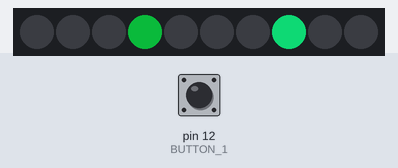
Bench run of a sketch on a simulated Arduino Uno, built with avr-gcc and run on an emulated ATmega328P. Shown: 10 RGB LEDs in strip order, left to right. Inputs (shaded band) come from the test bench; at power-on: pin 12 (BUTTON_1) HIGH. Dim RGB values are drawn brighter than linear; random numbers use the default seed unless the sketch sets one.

Above: at 1.2 s.
1.3 s: pin 12 (BUTTON_1) pulled LOW for 0.15 s
2.0 s: pin 12 (BUTTON_1) pulled LOW for 1 s
At 2.49 s:
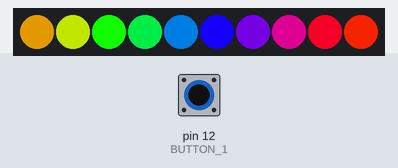
3.6 s: pin 12 (BUTTON_1) pulled LOW for 0.15 s
4.3 s: pin 12 (BUTTON_1) pulled LOW for 3.2 s
At 4.9 s:
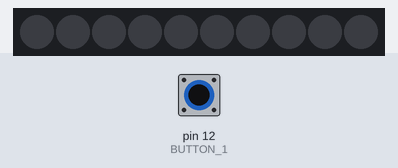
9.0 s: pin 12 (BUTTON_1) pulled LOW for 1 s
At 10.16 s:
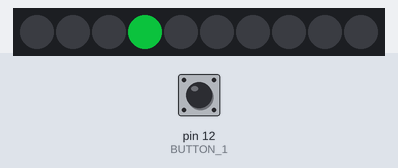
10.6 s: pin 12 (BUTTON_1) pulled LOW for 0.15 s
At 11.4 s:
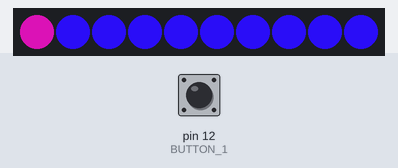

The sketch:

main.ino
```cpp
#include <FastLED.h>
#include <time.h>
#include <ezButton.h>

#define DATA_PIN 14
#define NUM_LEDS 10  // LED count

#define DELAY_COLOR_CHASE 45
#define DELAY_RAINBOW 15
#define DELAY_RAINBOW_CHASE 45
#define DELAY_SPARKS_FLICKER 30
#define LED_SPARKS_SPEED 0.98

#define BUTTON_1 12
#define DEBOUNCE_TIME 50
ezButton button_1(BUTTON_1);

CRGB leds[NUM_LEDS];
int index_colors = 0;

// color palettes
CHSV colors[3] = { CHSV(128, 200, 255), CHSV(117, 200, 255), CHSV(122, 200, 255) };
CHSV colors_2[3] = { CHSV(128, 200, 255), CHSV(171, 200, 255), CHSV(213, 200, 255) };

enum Modes { OFF,
             FLICKER,
             COLOR_CHASE,
             RAINBOW,
             RAINBOW_CHASE,
             NUM_MODES };
int currentMode = FLICKER;

unsigned long current_Mills = 0;
unsigned long previous_Mills;

void setup() {;
  button_1.setDebounceTime(DEBOUNCE_TIME);
  FastLED.addLeds<WS2812B, DATA_PIN, GRB>(leds, NUM_LEDS);
  srand(time(NULL));
  Serial.begin(9600);
}

// spark
struct Spark {
  int led_index;
  CHSV color;
  bool active;
};
Spark sparks[2];

void setup_sparks() {
  for (auto &spark : sparks) {
    spark.active = false;
    spark.color = CHSV(0, 0, 0);
  }
}

void led_sparks(int FLICKER_DELAY, float speed) {
  static bool initialized = false;
  if (!initialized) {
    setup_sparks();
    initialized = true;
  }

  fill_solid(leds, NUM_LEDS, 0x000000);

  bool needs_new_sparks = true;
  for (auto &spark : sparks) {
    if (spark.active) {
      int flicker = random(-20, 25);
      spark.color.value = constrain(spark.color.value + flicker, 0, 255);

      spark.color.value *= speed;

      if (spark.color.value > 5) {
        leds[spark.led_index] = spark.color;
        needs_new_sparks = false;
      } else {
        spark.active = false;
      }
    }
  }

  if (needs_new_sparks) {
    for (auto &spark : sparks) {
      spark.led_index = random(NUM_LEDS);
      spark.color = colors[index_colors];
      spark.color.value = 200 + random(55);
      spark.active = true;

      index_colors++;
      if (index_colors > 2)
        index_colors = 0;

      for (const auto &other : sparks) {
        if (&spark != &other && spark.led_index == other.led_index) {
          spark.led_index = (spark.led_index + 1) % NUM_LEDS;
        }
      }
    }
  }

  FastLED.show();
  delay(FLICKER_DELAY);
}

// color chase
void led_color_chase(int DELAY) {
  static int color_chase_index = 0;
  current_Mills = millis();
  if (current_Mills - previous_Mills > (unsigned long)DELAY) {
    previous_Mills = current_Mills;
    leds[color_chase_index] = colors_2[index_colors];
    FastLED.show();
    color_chase_index = (color_chase_index + 1) % NUM_LEDS;
    if (color_chase_index == 0) {
      index_colors++;
      if (index_colors > 2)
        index_colors = 0;
    }
  }
}

// rainbow
void led_rainbow(int DELAY) {
  static uint8_t hue = 0;
  static uint8_t colors_invterval = UINT8_MAX / (uint8_t)NUM_LEDS;
  static uint8_t computed_hue[NUM_LEDS];
  static bool colors_initialized = false;

  if(!colors_initialized) {
    for (int i=0; i < NUM_LEDS; i++) {
      computed_hue[i] = (i+1) * colors_invterval;
    }
    colors_initialized = true;
  }

  current_Mills = millis();
  if (current_Mills - previous_Mills > (unsigned long)DELAY) {
    previous_Mills = current_Mills;

    for (int i=0; i < NUM_LEDS; i++) {
      auto color = CHSV(computed_hue[i]+hue, 255, 255);
      leds[i] = color;
    }
    FastLED.show();
    hue++;
  }
}

// rainbow chase
void led_rainbow_chase(int DELAY) {
  static uint8_t hue = 0;
  static uint8_t index = 0;

  current_Mills = millis();
  if (current_Mills - previous_Mills > (unsigned long)DELAY) {
    previous_Mills = current_Mills;
    auto color = CHSV(hue, 255, 255);
    leds[index] = color;
    FastLED.show();
    index = (index + 1) % NUM_LEDS;
    hue = hue + 5;
  }
}

void loop() {
  button_1.loop();
  if (button_1.isPressed())
    currentMode = (currentMode + 1) % NUM_MODES;
  switch (currentMode) {
    case OFF:
      fill_solid(leds, NUM_LEDS, CRGB::Black);
      FastLED.show();
      delay(100);
      break;
    case FLICKER:
      led_sparks(DELAY_SPARKS_FLICKER, LED_SPARKS_SPEED);
      break;
    case COLOR_CHASE:
      led_color_chase(DELAY_COLOR_CHASE);
      break;
    case RAINBOW:
      led_rainbow(DELAY_RAINBOW);
      break;
    case RAINBOW_CHASE:
      led_rainbow_chase(DELAY_RAINBOW_CHASE);
      break;
  }
}
```

Measured:
- after the input at 9.0 s, the LEDs: first change after 0.18 s (image 3 shows a later state)
